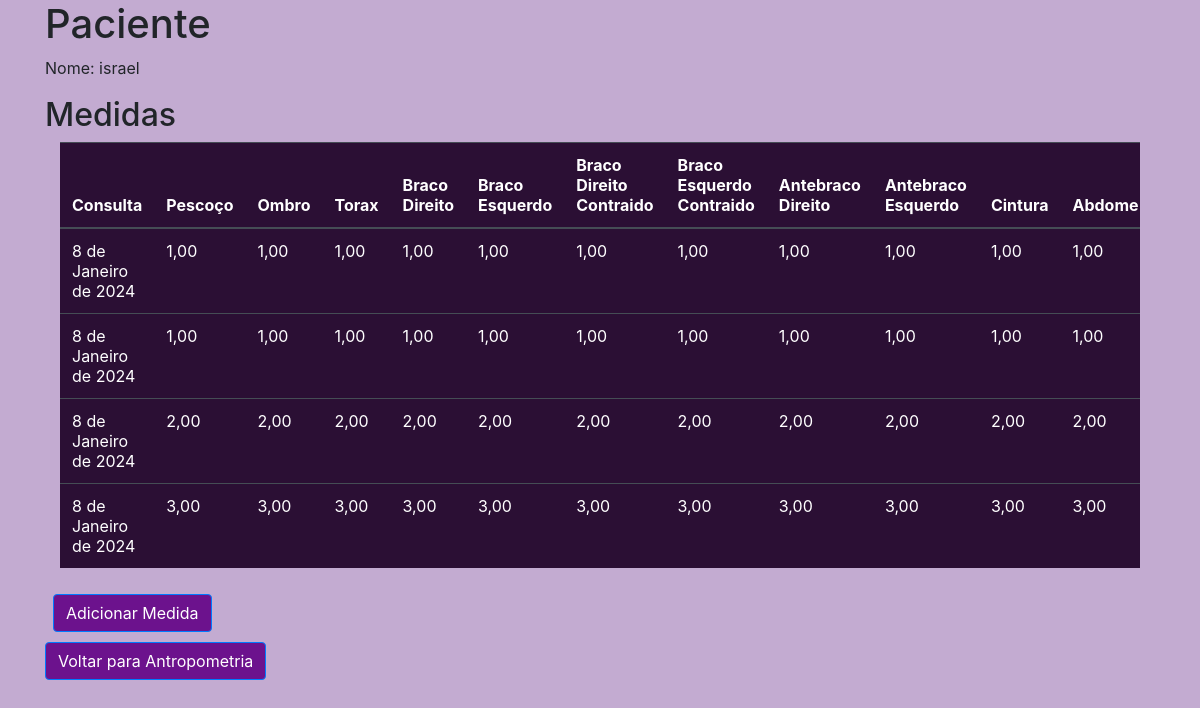
The app's page /circuferencias/1 with its own data.
### plano/models.py (models this page shows, shortened)
class Base(models.Model):
    criado = models.DateField('Criação', auto_now_add=True)
    modificado = models.DateField('Atualização', auto_now=True)
    ativo = models.BooleanField('Ativo?', default=True )
    class Meta:
        abstract = True

class Paciente(Base):
    nome = models.CharField('nome', max_length=100)
    telefone = models.CharField('Telefone', max_length=20)
    email = models.EmailField('E-mail')
    nascimento = models.DateField('Data de Nascimento')
    genero = models.CharField('Genero', max_length=100)

class Circuferencias(Base):
    nome = models.ForeignKey(Paciente, on_delete=models.CASCADE)
    pescoco = models.DecimalField('Pescoço', max_digits=15, decimal_places=2)
    ombro = models.DecimalField('Ombro', max_digits=15, decimal_places=2)
    torax = models.DecimalField('Torax', max_digits=15, decimal_places=2)
    bracodireito = models.DecimalField('Braçodireito', max_digits=15, decimal_places=2)
    bracoesquerdo = models.DecimalField('Braçoesquerdo', max_digits=15, decimal_places=2)
    bracodireitocontraido = models.DecimalField('Braçodireitocontraido', max_digits=15, decimal_places=2)
    bracoesquerdocontraido = models.DecimalField('Braçoesquerdocontraido', max_digits=15, decimal_places=2)
    antebracodireito = models.DecimalField('Antebraçodireito', max_digits=15, decimal_places=2)
    antebracoesquerdo = models.DecimalField('Antebraçoesquerdo', max_digits=15, decimal_places=2)
    cintura = models.DecimalField('Cintura', max_digits=15, decimal_places=2)
    abdome = models.DecimalField('Abdome', max_digits=15, decimal_places=2)
    quadril = models.DecimalField('Quadril', max_digits=15, decimal_places=2)
    coxadistaldireita = models.DecimalField('Coxadistaldireita', max_digits=15, decimal_places=2)
    coxadistalesquerda = models.DecimalField('Coxadistalesquerda ', max_digits=15, decimal_places=2)
    coxamedialdireita = models.DecimalField('Coxamedialdireita', max_digits=15, decimal_places=2)
    coxamedialesquerda = models.DecimalField('Coxamedialesquerda', max_digits=15, decimal_places=2)
    coxaproximaldireita = models.DecimalField('Coxaproximaldireita', max_digits=15, decimal_places=2)
    coxaproximalesquerda = models.DecimalField('Coxaproximalesquerda', max_digits=15, decimal_places=2)
    panturrilhadireita = models.DecimalField('Panturrilhadireita', max_digits=15, decimal_places=2)
    panturrilhaesquerda = models.DecimalField('Panturrilhaesquerda', max_digits=15, decimal_places=2)
    classificacao = models.CharField('Classificação', max_length=20)

### plano/views.py (the view)
# urls.py: path('circuferencias/<int:pk>', circuferencias, name='circuferencias'),
def circuferencias(request, pk):
    paciente = Paciente.objects.get(id=pk)
    circuferencias = Circuferencias.objects.filter(nome=paciente)
    context = {
        'paciente': paciente,
        'circuferencias': circuferencias
    }
    return render(request, 'circuferencias.html', context)

### plano/templates/circuferencias.html (shortened to what this page needs)
{% load static %}
<html lang="pt-br">
<head>
    <link rel="stylesheet" href="https://maxcdn.bootstrapcdn.com/bootstrap/4.5.2/css/bootstrap.min.css">
    <link rel="stylesheet" href="{% static 'css/style.css' %}">
</head>
<body>
    <div class="container">
        <h1>Paciente</h1>
        <p>Nome: {{ paciente.nome }}</p>
        <h2>Medidas</h2>
        <div class="container">
            <div class="table-responsive">
                <table class="table table-dark">
                    <thead class="flex-column">
                        <tr>
                            <th scope="col">Consulta</th>
                            <th scope="col">Pescoço</th>
                            <th scope="col">Ombro</th>
                            <th scope="col">Torax</th>
                            <th scope="col">Braco Direito</th>
                            <th scope="col">Braco Esquerdo</th>
                            <th scope="col">Braco Direito Contraido</th>
                            <th scope="col">Braco Esquerdo Contraido</th>
                            <th scope="col">Antebraco Direito</th>
                            <th scope="col">Antebraco Esquerdo</th>
                            <th scope="col">Cintura</th>
                            <th scope="col">Abdome</th>
                        </tr>
                    </thead>
                    <tbody>
                        {% for p in circuferencias %}
                            <tr>
                                <td scope="row">{{ p.criado  }}</td>
                                <td scope="row">{{ p.pescoco  }}</td>
                                <td scope="row">{{ p.ombro }}</a></td>
                                <td scope="row">{{ p.torax  }}</td>
                                <td scope="row">{{ p.bracodireito  }}</td>
                                <td scope="row">{{ p.bracoesquerdo }}</td>
                                <td scope="row">{{ p.bracodireitocontraido }}</td>
                                <td scope="row">{{ p.bracoesquerdocontraido }}</td>
                                <td scope="row">{{ p.antebracodireito }}</td>
                                <td scope="row">{{ p.antebracoesquerdo }}</td>
                                <td scope="row">{{ p.cintura }}</td>
                                <td scope="row">{{ p.abdome }}</td>
                            </tr>
                        {% endfor %}
                    </tbody>
                </table>
            </div>
        </div>
        <div class="d-flex">
            <button type="button" class="btn btn-primary ml-2" data-toggle="modal" data-target="#modalMedida">Adicionar Medida</button>
        </div>
        <div class="d-flex">
            <a href="{% url 'antropometria' paciente.id %}" class="btn btn-primary">Voltar para Antropometria </a>
        </div>
    </div>
    {% include 'fazercircuferencia.html' %}
</body>
</html>

### plano/static/css/style.css (style rules this page uses)
body { background-color: #c3abd1 ; }
.btn { margin-top: 10px; background-color: #6c128d; color: white; }
.table { background-color: #2b0f34; }

### records on screen
Paciente: nome "israel"
Circuferencias: criado "8 de Janeiro de 2024", pescoco "1,00", ombro "1,00", torax "1,00", bracodireito "1,00", bracoesquerdo "1,00", bracodireitocontraido "1,00", bracoesquerdocontraido "1,00", antebracodireito "1,00", antebracoesquerdo "1,00", cintura "1,00", abdome "1,00"
Circuferencias: criado "8 de Janeiro de 2024", pescoco "1,00", ombro "1,00", torax "1,00", bracodireito "1,00", bracoesquerdo "1,00", bracodireitocontraido "1,00", bracoesquerdocontraido "1,00", antebracodireito "1,00", antebracoesquerdo "1,00", cintura "1,00", abdome "1,00"
Circuferencias: criado "8 de Janeiro de 2024", pescoco "2,00", ombro "2,00", torax "2,00", bracodireito "2,00", bracoesquerdo "2,00", bracodireitocontraido "2,00", bracoesquerdocontraido "2,00", antebracodireito "2,00", antebracoesquerdo "2,00", cintura "2,00", abdome "2,00"
Circuferencias: criado "8 de Janeiro de 2024", pescoco "3,00", ombro "3,00", torax "3,00", bracodireito "3,00", bracoesquerdo "3,00", bracodireitocontraido "3,00", bracoesquerdocontraido "3,00", antebracodireito "3,00", antebracoesquerdo "3,00", cintura "3,00", abdome "3,00"
